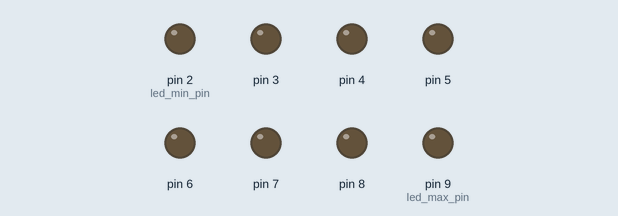
Recording of a sketch running on a simulated Arduino Uno, built with avr-gcc and run on an emulated ATmega328P. Parts: output pins drawn as LEDs (lit = HIGH).

Above: at 1.1 s.
At 3.55 s:
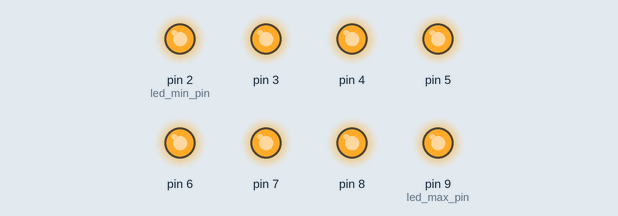
Timing chart, 0 to 3.9 s (numbered marks = the images above):
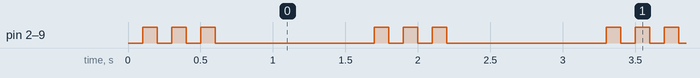

Measured:
- by itself, pin 2 (led_min_pin), pin 3–8, pin 9 (led_max_pin): repeats every 1.6 s: 2 × (LOW 0.10 s, HIGH 0.10 s), LOW 1.1 s, HIGH 0.10 s
- by itself, everything shown: repeats every 1.6 s, in 6 steps

The sketch:

leds_parpadeando_v1.ino
```cpp
// Autor: matematicasdeinstituto
// Web  : https://github.com/matematicasdeinstituto/arduino

// Ideas nuevas:
//  1. Prototipos de función


// Conexiones
constexpr int led_min_pin = 2;
constexpr int led_max_pin = 9;

// Configuración
constexpr int time_delay_in_ms = 100;

// Prototipos de función
void leds_init();
void leds_apaga();
void leds_enciende();
void leds_parpadea(int nrep);


void setup() {
    leds_init();
}


void loop() {
    leds_parpadea(3);
    leds_apaga();
    delay(1000);
}


int main()
{
    init();

    setup();

    while (true){
        loop();
    }
}


void leds_init()
{
    for (int i = led_min_pin; i <= led_max_pin; ++i)
        pinMode(i, OUTPUT);
}

void leds_apaga()
{
    for (int i = led_min_pin; i <= led_max_pin; ++i)
        digitalWrite(i, LOW);
}

void leds_enciende()
{
    for (int i = led_min_pin; i <= led_max_pin; ++i)
        digitalWrite(i, HIGH);
}


void leds_parpadea(int nrep)
{
    for (int i = 0; i < nrep; ++i){
        leds_apaga();
        delay(100);
        leds_enciende();
        delay(100);
    }
}
```
